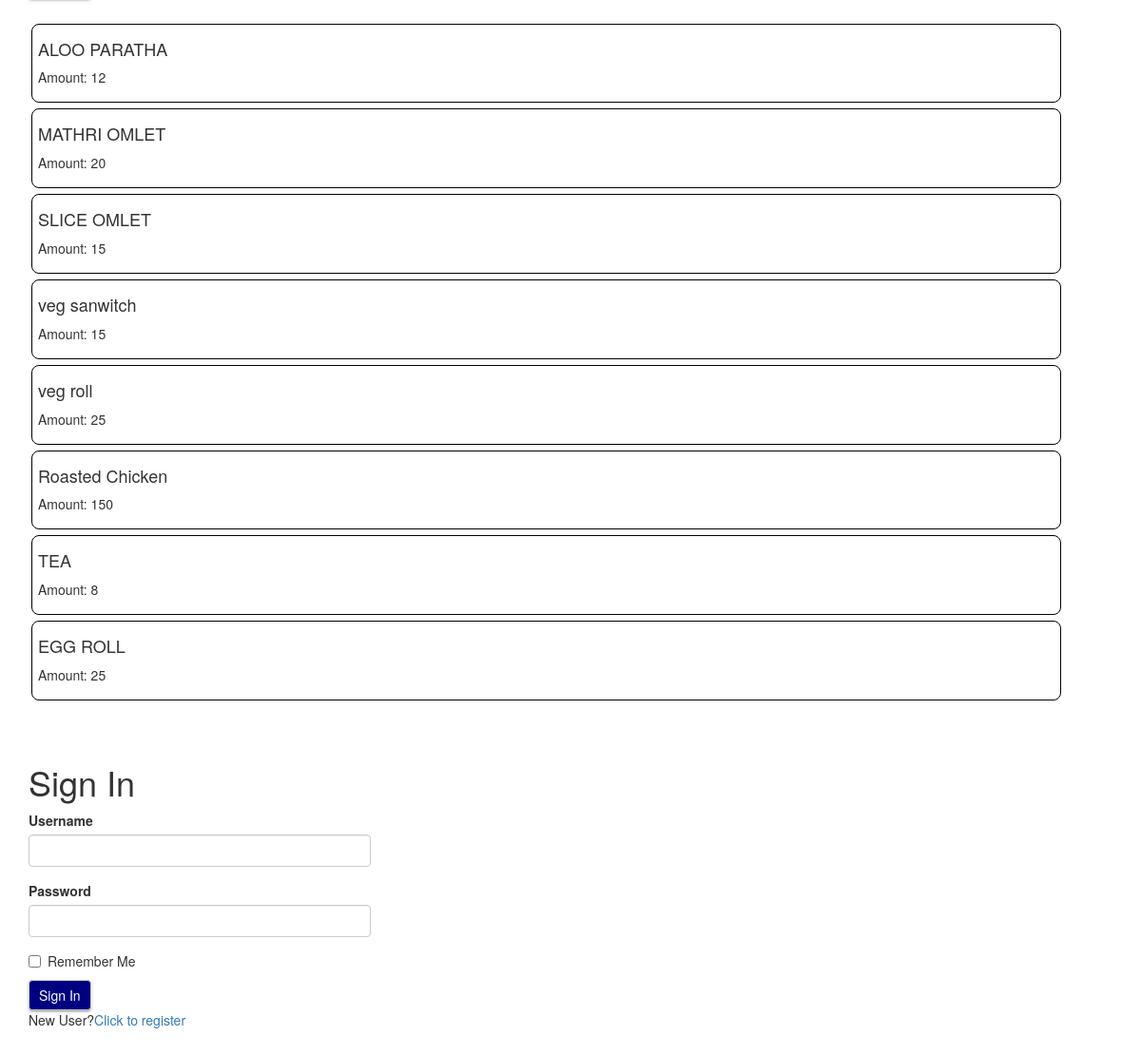
The page /index (lower part) on the database as committed earlier.
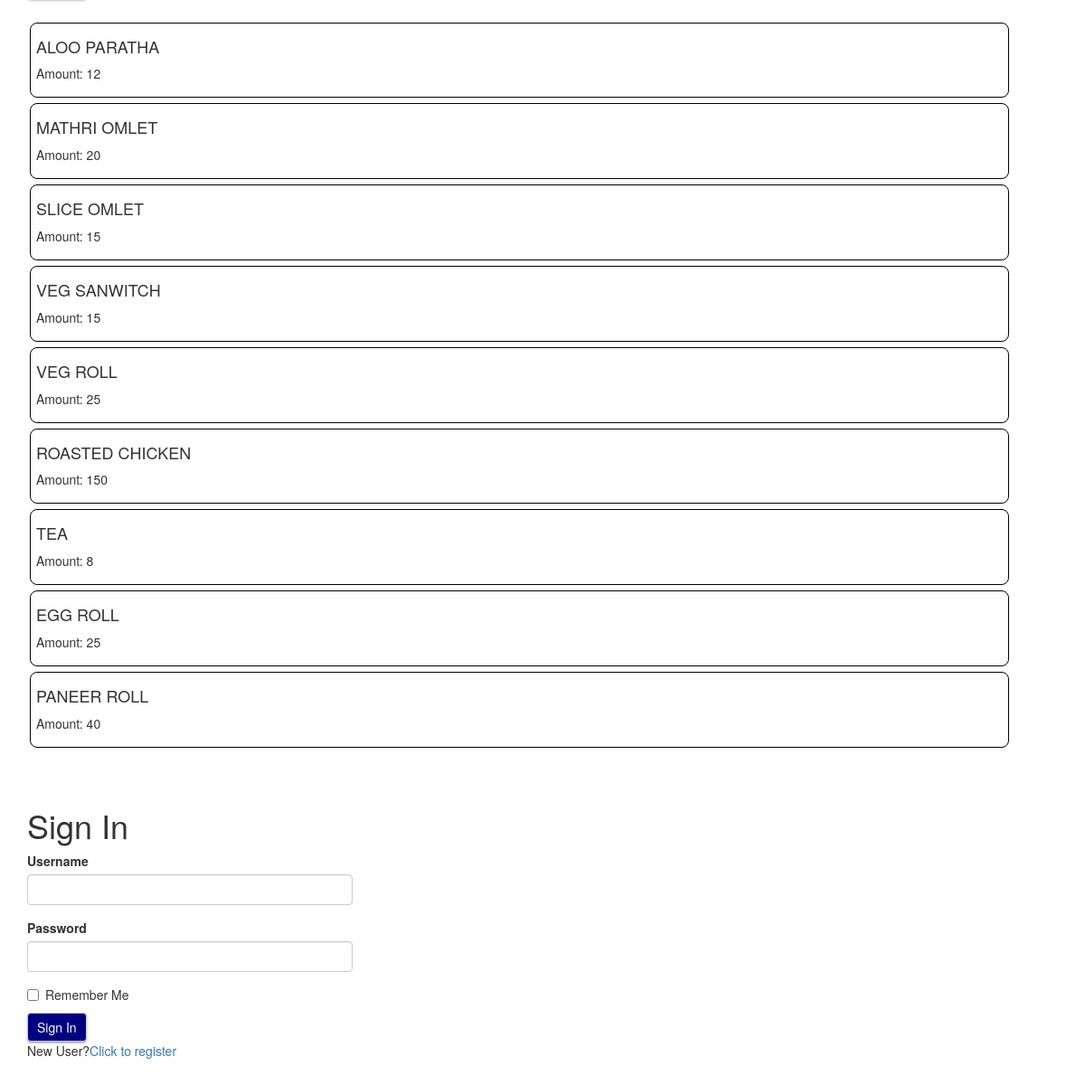
The same page on the database as committed later.
### app/models.py (models this page shows, shortened)
class Dishes(db.Model):
    id = db.Column(db.Integer, primary_key=True)
    dishname = db.Column(db.String(50), index=True, unique=True)
    amount = db.Column(db.Integer)
    timetaken = db.Column(db.Integer)
    quantity = db.Column(db.Integer)
    quantities = db.relationship('Quantity', backref='dish', lazy='dynamic')
    order = db.relationship('Orders', backref='dish', lazy='dynamic')

### app/routes.py (the view, shortened to what this page needs)
@app.route('/', methods=['GET', 'POST'])
@app.route('/index', methods=['GET', 'POST'])
def index():
    t = time_correction()
    dishes = Dishes.query.all()
    form1 = SearchForm()
    if form1.validate_on_submit():
        return redirect(url_for('search', dishname=form1.search.data))
    form2 = LoginForm()
    form = DishForm()
    if current_user.is_anonymous:
        return render_template('index.html', title='Home',
            dishes=dishes, form1=form1,
            form2=form2, next_page='index')
    elif current_user.username != "admin":
        if t == 0:
            flash('Your order will be accepted fast.')
        else:
            flash('Your order will be accepted after {} minutes'.format(t))
    quantities = Quantity.query.filter_by(customer=current_user).all()
    return render_template('index.html', title='Home',
        dishes=dishes, form=form, quantities=quantities,
        form1=form1, next_page='index')

### app/forms.py
class SearchForm(FlaskForm):
    search = StringField('Search', validators=[DataRequired()])
    submit = SubmitField('Search')

class LoginForm(FlaskForm):
    username = StringField('Username', validators=[DataRequired()])
    password = PasswordField('Password', validators=[DataRequired()])
    remember_me = BooleanField('Remember Me')
    submit = SubmitField('Sign In')

### app/routes.py (called while the page is built, shortened)
def time_correction():
    wait_time, t = app.config['WAIT_TIME'], 0
    recent_orders = RecentOrders.query.all()
    app.config['WAIT_TIME'] = wait_time
    db.session.commit()
    if recent_orders:
        t = (recent_order.timestamp
            + timedelta(minutes=330)
            - datetime.now()).total_seconds()
        return (t//60+1)
    return 0

### app/templates/index.html (shortened to what this page needs)
{% extends "base.html" %}
{% import 'bootstrap/wtf.html' as wtf %}
{% block app_content %}
  <br>
  {% if not current_user.is_anonymous %}
    {% for dish in dishes %}
      {% for quantity in quantities %}
        {% if quantity.dish.dishname==dish.dishname %}
          {% include "_dish.html" %}
        {% endif %}
      {% endfor %}
    {% endfor %}
  {% else %}
    {% for dish in dishes %}
      {% include "_dish.html" %}
    {% endfor %}
  {% endif %}
  <br><br>
  {% if current_user.username=='admin' %}
    <div class="row">
      <div class="col-sm-9 col-md-6 col-lg-4">
        <h3 align="center">Add New Dish</h3>
        <form class="form" method="post" id="form" class="form" role="form">
          {{ form.hidden_tag() }}
          {{ wtf.form_errors(form, hiddens="only") }}
          {{ wtf.form_field(form.dishname) }}
          {{ wtf.form_field(form.amount) }}
          {{ wtf.form_field(form.timetaken) }}
          {{ wtf.form_field(form.submit, id="add_new_dish") }}
        </form>
      </div>
    </div>
  {% elif not current_user.is_anonymous %}
    <form action="{{ url_for('order') }}" method="post">
      <input class="btn" type="submit" value="Order">
    </form>
  {% else %}
    {% include "login.html" %}
  {% endif %}
{% endblock %}

### app/templates/_dish.html (shortened to what this page needs)
<div class="container dish" id="{{ dish.dishname }}">
  <form action="{{ url_for('update', dishname=dish.dishname, next_page=next_page) }}" method="post">
    <div class="row">
      <div class="col-xs-8 col-sm-9 col-lg-10">
        <h4>{{ dish.dishname }}</h4>
        <p>Amount: {{ dish.amount }}</p>
      </div>
      <div class="col-xs-4 col-sm-3 col-lg-2">
      </div>
    </div>
  </form>
</div>

Rows that differ between the two databases and show on the page:
changed Dishes: dishname "veg sanwitch" → "VEG SANWITCH"
changed Dishes: dishname "veg roll" → "VEG ROLL"
changed Dishes: dishname "Roasted Chicken" → "ROASTED CHICKEN"
added Dishes: dishname "PANEER ROLL", amount "40"
